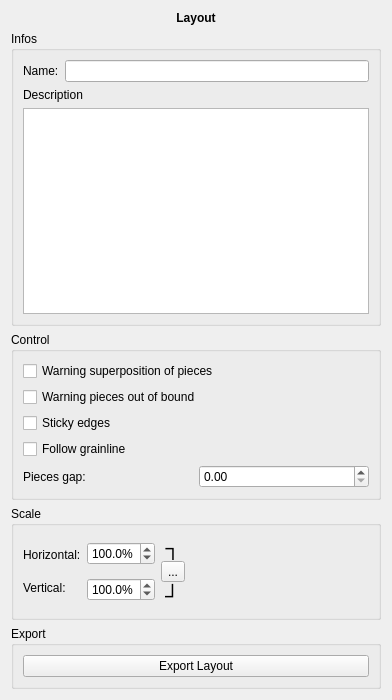
           <widget class="QWidget" name="scrollAreaWidgetContents">
            <property name="geometry">
             <rect>
              <x>0</x>
              <y>0</y>
              <width>392</width>
              <height>700</height>
             </rect>
            </property>
            <layout class="QVBoxLayout" name="verticalLayout_27">
             <item>
              <widget class="QLabel" name="labelLayout">
               <property name="styleSheet">
                <string notr="true">font-weight: bold;</string>
               </property>
               <property name="text">
                <string>Layout</string>
               </property>
               <property name="alignment">
                <set>Qt::AlignCenter</set>
               </property>
              </widget>
             </item>
             <item>
              <widget class="QGroupBox" name="groupBoxLayoutInfos">
               <property name="title">
                <string>Infos</string>
               </property>
               <layout class="QVBoxLayout" name="verticalLayout_16">
                <item>
                 <layout class="QFormLayout" name="formLayout_7">
                  <item row="0" column="0">
                   <widget class="QLabel" name="labelLayoutName">
                    <property name="text">
                     <string>Name:</string>
                    </property>
                   </widget>
                  </item>
                  <item row="0" column="1">
                   <widget class="QLineEdit" name="lineEditLayoutName">
                    <property name="text">
                     <string/>
                    </property>
                   </widget>
                  </item>
                 </layout>
                </item>
                <item>
                 <widget class="QLabel" name="label">
                  <property name="text">
                   <string>Description</string>
                  </property>
                 </widget>
                </item>
                <item>
                 <widget class="QPlainTextEdit" name="plainTextEditLayoutDescription"/>
                </item>
               </layout>
              </widget>
             </item>
             <item>
              <widget class="QGroupBox" name="groupBoxLayoutControl">
               <property name="title">
                <string>Control</string>
               </property>
               <layout class="QVBoxLayout" name="verticalLayout_14">
                <item>
                 <widget class="QCheckBox" name="checkBoxLayoutWarningPiecesSuperposition">
                  <property name="text">
                   <string>Warning superposition of pieces</string>
                  </property>
                 </widget>
                </item>
                <item>
                 <widget class="QCheckBox" name="checkBoxLayoutWarningPiecesOutOfBound">
                  <property name="text">
                   <string>Warning pieces out of bound</string>
                  </property>
                 </widget>
                </item>
                <item>
                 <widget class="QCheckBox" name="checkBoxSheetStickyEdges">
                  <property name="text">
                   <string>Sticky edges</string>
                  </property>
                 </widget>
                </item>
                <item>
                 <widget class="QCheckBox" name="checkBoxFollowGainline">
                  <property name="text">
                   <string>Follow grainline</string>
                  </property>
                 </widget>
                </item>
                <item>
                 <layout class="QHBoxLayout" name="horizontalLayout_2">
                  <item>
                   <widget class="QLabel" name="labelSheetPiecesGap">
                    <property name="text">
                     <string>Pieces gap:</string>
                    </property>
                   </widget>
                  </item>
                  <item>
                   <widget class="QDoubleSpinBox" name="doubleSpinBoxSheetPiecesGap"/>
                  </item>
                 </layout>
                </item>
               </layout>
              </widget>
             </item>
             <item>
              <widget class="QGroupBox" name="groupBoxLayoutScale">
               <property name="title">
                <string>Scale</string>
               </property>
               <layout class="QHBoxLayout" name="horizontalLayout_12">
                <item>
                 <layout class="QVBoxLayout" name="verticalLayout_11">
                  <item>
                   <widget class="QLabel" name="label_11">
                    <property name="sizePolicy">
                     <sizepolicy hsizetype="Preferred" vsizetype="Fixed">
                      <horstretch>0</horstretch>
                      <verstretch>0</verstretch>
                     </sizepolicy>
                    </property>
                    <property name="text">
                     <string>Horizontal:</string>
                    </property>
                   </widget>
                  </item>
                  <item>
                   <widget class="QLabel" name="label_12">
                    <property name="sizePolicy">
                     <sizepolicy hsizetype="Preferred" vsizetype="Fixed">
                      <horstretch>0</horstretch>
                      <verstretch>0</verstretch>
                     </sizepolicy>
                    </property>
                    <property name="text">
                     <string>Vertical:</string>
                    </property>
                   </widget>
                  </item>
                 </layout>
                </item>
                <item>
                 <layout class="QVBoxLayout" name="verticalLayout_20">
                  <item>
                   <widget class="QDoubleSpinBox" name="doubleSpinBoxHorizontalScale">
                    <property name="suffix">
                     <string notr="true">%</string>
                    </property>
                    <property name="decimals">
                     <number>1</number>
                    </property>
                    <property name="minimum">
                     <double>1.000000000000000</double>
                    </property>
                    <property name="maximum">
                     <double>300.000000000000000</double>
                    </property>
                    <property name="singleStep">
                     <double>0.100000000000000</double>
                    </property>
                    <property name="value">
                     <double>100.000000000000000</double>
                    </property>
                   </widget>
                  </item>
                  <item>
                   <widget class="QDoubleSpinBox" name="doubleSpinBoxVerticalScale">
                    <property name="suffix">
                     <string notr="true">%</string>
                    </property>
                    <property name="decimals">
                     <number>1</number>
                    </property>
                    <property name="minimum">
                     <double>1.000000000000000</double>
                    </property>
                    <property name="maximum">
                     <double>300.000000000000000</double>
                    </property>
                    <property name="singleStep">
                     <double>0.100000000000000</double>
                    </property>
                    <property name="value">
                     <double>100.000000000000000</double>
                    </property>
                   </widget>
                  </item>
                 </layout>
                </item>
                <item>
                 <layout class="QVBoxLayout" name="verticalLayout_22">
                  <property name="spacing">
                   <number>1</number>
                  </property>
                  <property name="leftMargin">
                   <number>0</number>
                  </property>
                  <property name="bottomMargin">
                   <number>0</number>
                  </property>
                  <item>
                   <widget class="QLabel" name="label_13">
                    <property name="sizePolicy">
                     <sizepolicy hsizetype="Preferred" vsizetype="Fixed">
                      <horstretch>0</horstretch>
                      <verstretch>0</verstretch>
                     </sizepolicy>
                    </property>
                    <property name="font">
                     <font>
                      <pointsize>10</pointsize>
                     </font>
                    </property>
                    <property name="text">
                     <string notr="true">&lt;html&gt;&lt;head/&gt;&lt;body&gt;&lt;p&gt;&lt;span style=&quot; font-size:16pt;&quot;&gt;┐&lt;/span&gt;&lt;/p&gt;&lt;/body&gt;&lt;/html&gt;</string>
                    </property>
                    <property name="alignment">
                     <set>Qt::AlignCenter</set>
                    </property>
                   </widget>
                  </item>
                  <item alignment="Qt::AlignHCenter">
                   <widget class="QToolButton" name="toolButtonScaleConnected">
                    <property name="minimumSize">
                     <size>
                      <width>0</width>
                      <height>0</height>
                     </size>
                    </property>
                    <property name="text">
                     <string notr="true">...</string>
                    </property>
                    <property name="icon">
                     <iconset resource="../../libs/vmisc/share/resources/icon.qrc">
                      <normaloff>:/icon/32x32/link.png</normaloff>:/icon/32x32/link.png</iconset>
                    </property>
                    <property name="iconSize">
                     <size>
                      <width>32</width>
                      <height>32</height>
                     </size>
                    </property>
                    <property name="popupMode">
                     <enum>QToolButton::DelayedPopup</enum>
                    </property>
                   </widget>
                  </item>
                  <item alignment="Qt::AlignHCenter">
                   <widget class="QLabel" name="label_14">
                    <property name="sizePolicy">
                     <sizepolicy hsizetype="Preferred" vsizetype="Fixed">
                      <horstretch>0</horstretch>
                      <verstretch>0</verstretch>
                     </sizepolicy>
                    </property>
                    <property name="text">
                     <string notr="true">&lt;html&gt;&lt;head/&gt;&lt;body&gt;&lt;p&gt;&lt;span style=&quot; font-size:16pt; font-weight:600;&quot;&gt;┘&lt;/span&gt;&lt;/p&gt;&lt;/body&gt;&lt;/html&gt;</string>
                    </property>
                   </widget>
                  </item>
                 </layout>
                </item>
                <item>
                 <spacer name="horizontalSpacer_3">
                  <property name="orientation">
                   <enum>Qt::Horizontal</enum>
                  </property>
                  <property name="sizeHint" stdset="0">
                   <size>
                    <width>40</width>
                    <height>20</height>
                   </size>
                  </property>
                 </spacer>
                </item>
               </layout>
              </widget>
             </item>
             <item>
              <widget class="QGroupBox" name="groupBoxLayoutExport">
               <property name="title">
                <string>Export</string>
               </property>
               <layout class="QVBoxLayout" name="verticalLayout_18">
                <item>
                 <widget class="QPushButton" name="pushButtonLayoutExport">
                  <property name="text">
                   <string>Export Layout</string>
                  </property>
                 </widget>
                </item>
               </layout>
              </widget>
             </item>
            </layout>
           </widget>
